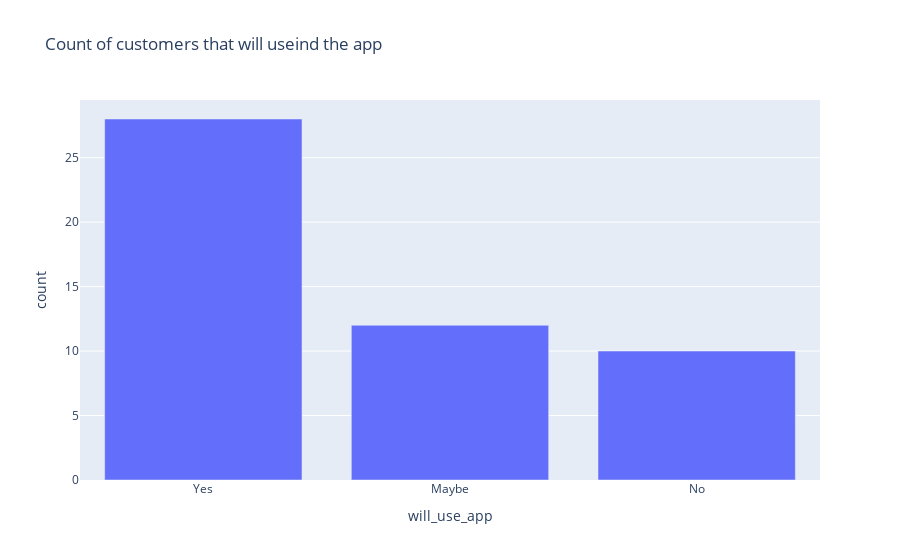

Source (notebook cell):
### Code cell
fig = go.Figure()

fig.add_trace( go.Bar(x=will_use_app.index , y=will_use_app.values), )

fig.update_layout( dict(title = 'Count of customers that will useind the app',
                      xaxis= dict(title= 'will_use_app',ticklen= 8, zeroline= False),
                      yaxis= dict(title= 'count',ticklen=8, zeroline=False)
                     ) )

fig.show(layout=layout)

### Figure 1 — Plotly figure (JSON) as saved in the notebook; plotly's stock layout.template omitted (floating-point values rounded to 4 significant figures)
{"data": [{"type": "bar", "x": ["Yes", "Maybe", "No"], "y": [28, 12, 10]}], "layout": {"title": {"text": "Count of customers that will useind the app"}, "xaxis": {"ticklen": 8, "title": {"text": "will_use_app"}, "zeroline": false}, "yaxis": {"ticklen": 8, "title": {"text": "count"}, "zeroline": false}}}
